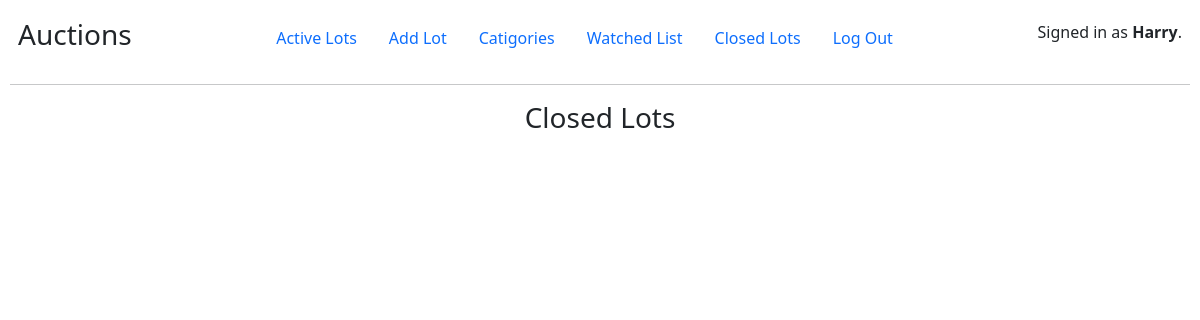
The page /closelist (signed in) on the database as committed earlier.
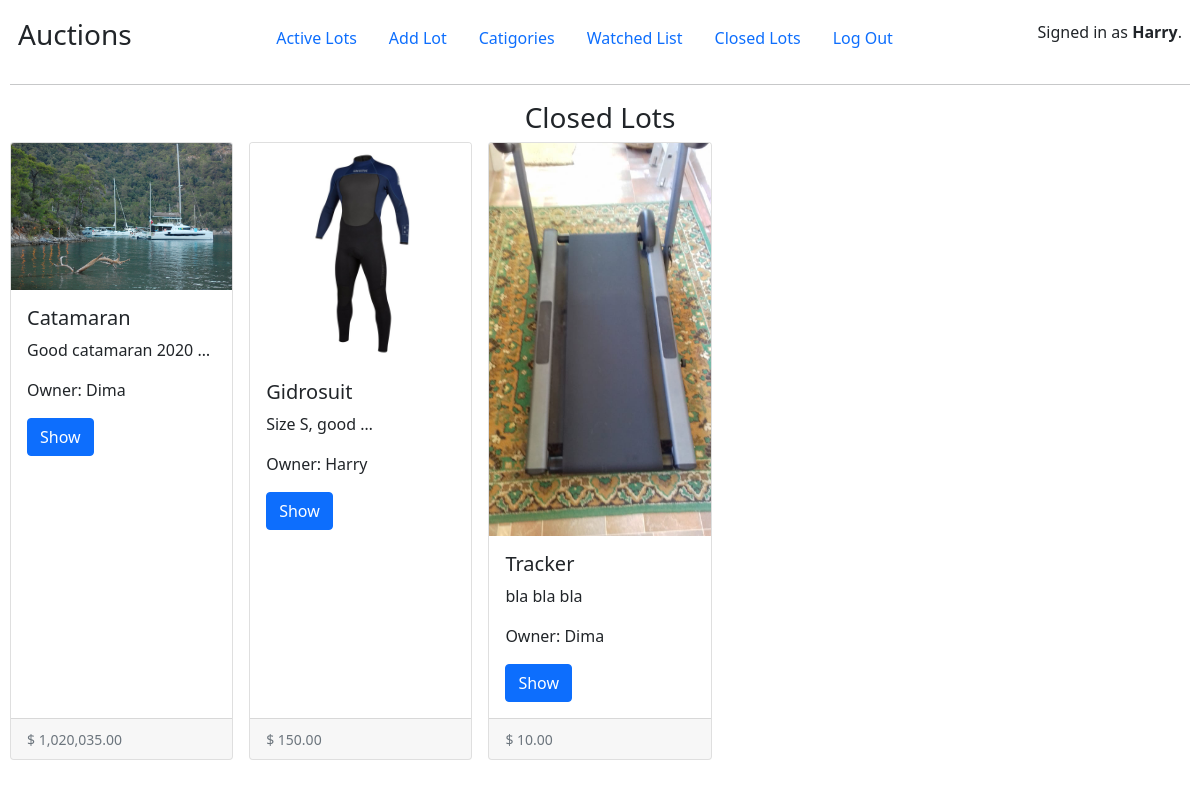
The same page on the database as committed later.
### auctions/models.py (models this page shows, shortened)
class Lot(models.Model):
    lot_title = models.CharField(max_length=64, unique=True, verbose_name="Title")
    lot_img = models.ImageField(
        blank = True, upload_to = "pic/",
        verbose_name="Photo", default='pic/no_img.jpg')
    lot_description = models.TextField(blank=True)
    lot_catigory = models.ForeignKey(Catigory, on_delete=models.CASCADE, related_name="categories")
    lot_price = models.DecimalField(
        max_digits=20, decimal_places=2,
        validators=[MinValueValidator(0.001)], verbose_name="Price",
        help_text="Min prise is $0.01")
    lot_last_bid = models.DecimalField(max_digits=20, decimal_places=2, default=0)
    lot_owner = models.ForeignKey(User, on_delete=models.CASCADE)
    lot_status = models.BooleanField(default=True)

class User(AbstractUser):
    pass

### auctions/views.py (the view)
# urls.py: path('closelist', CloseList.as_view(), name="closelist")
class CloseList(ObjectIndexMexin, View):
    model = Lot
    template = 'auctions/closelist.html'

### auctions/util.py (called while the page is built)
    def get(self,request):
        if not request.user.is_authenticated:
            return HttpResponseRedirect(reverse("login"))
        else:
            obj = self.model.objects.all()
            return render(request, self.template,{
                "lots" : obj
            })

### auctions/templates/auctions/closelist.html
{% extends "auctions/layout.html" %}
{% block body %}
<h3 class="col-md-4 offset-md-4 text-center">Closed Lots</h3>
<div class="row row-cols-1 row-cols-md-5 g-3">
    {% for lot in lots %}
        {% if not lot.lot_status %}
            {% include 'includes/index_template.html' %}
        {% endif %}
    {% empty %}
            <h2> No Lots </h2>
    {% endfor%}
  </div>
{% endblock %}

### auctions/templates/includes/index_template.html
<div class="col">
    <div class="card h-100">
        <img src="{{ lot.lot_img.url }}" class="card-img-top" alt="Lot Img">
      <div class="card-body">
        <h5 class="card-title">{{lot.lot_title}}</h5>
        <p class="card-text">{{lot.lot_description | truncatewords:3}} </p>
        <p class="card-text">Owner: {{lot.lot_owner}} </p>
        <a href="{% url 'lot_detail_url' lot_id=lot.id %}" class="btn btn-primary">Show</a>
      </div>
      <div class="card-footer">
        <small class="text-muted">$ {{lot.lot_price|floatformat:"2g"}}</small>
      </div>
    </div>
  </div>

Rows that differ between the two databases and show on the page:
now on this page (row edited): Lot: lot_img (picture), lot_title "Catamaran", lot_description "Good catamaran 2020 …", lot_owner "Dima", lot_price "1,020,035.00"
now on this page (row edited): Lot: lot_img (picture), lot_title "Gidrosuit", lot_description "Size S, good …", lot_owner "Harry", lot_price "150.00"
added Lot: lot_img (picture), lot_title "Tracker", lot_description "bla bla bla", lot_owner "Dima", lot_price "10.00"
